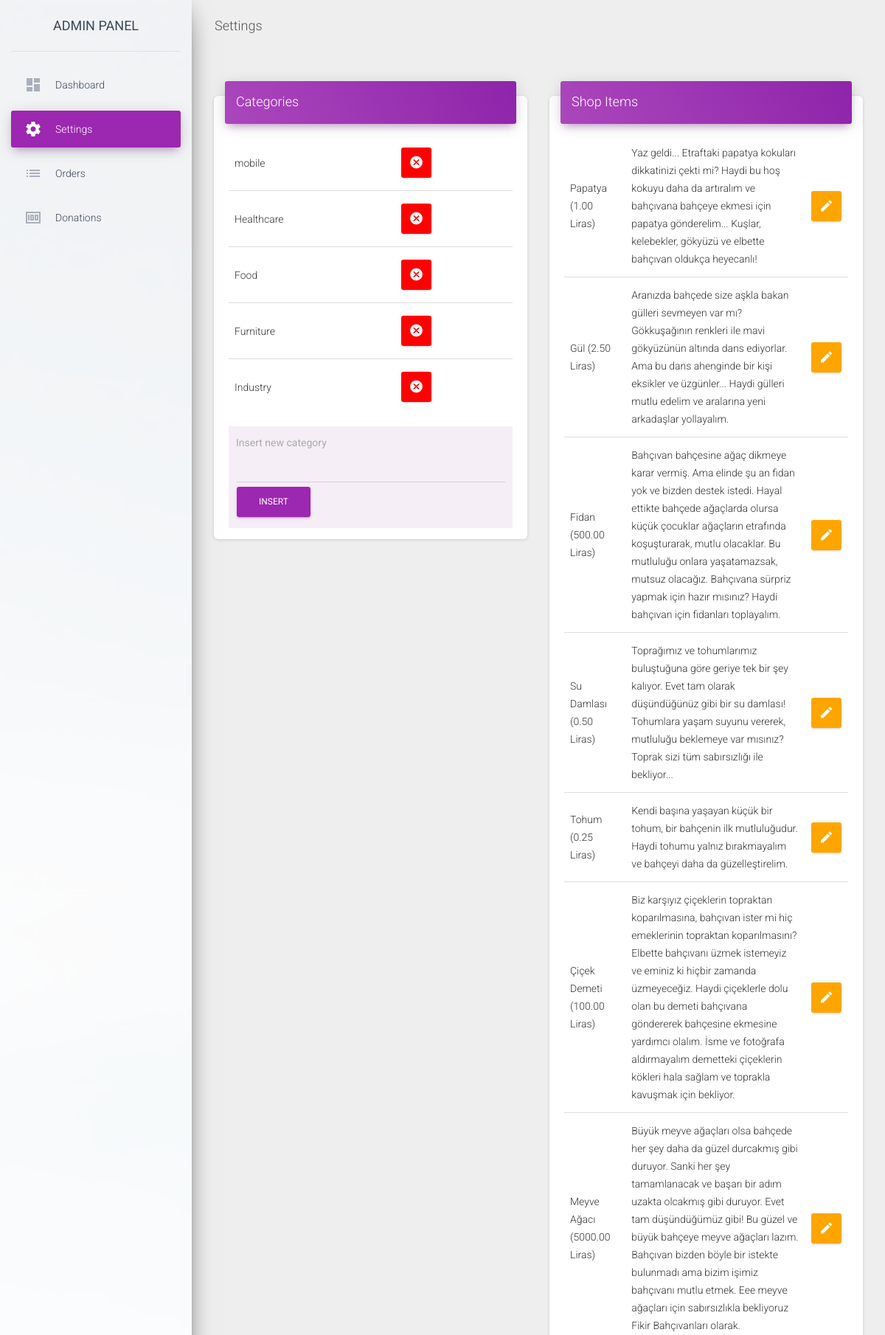
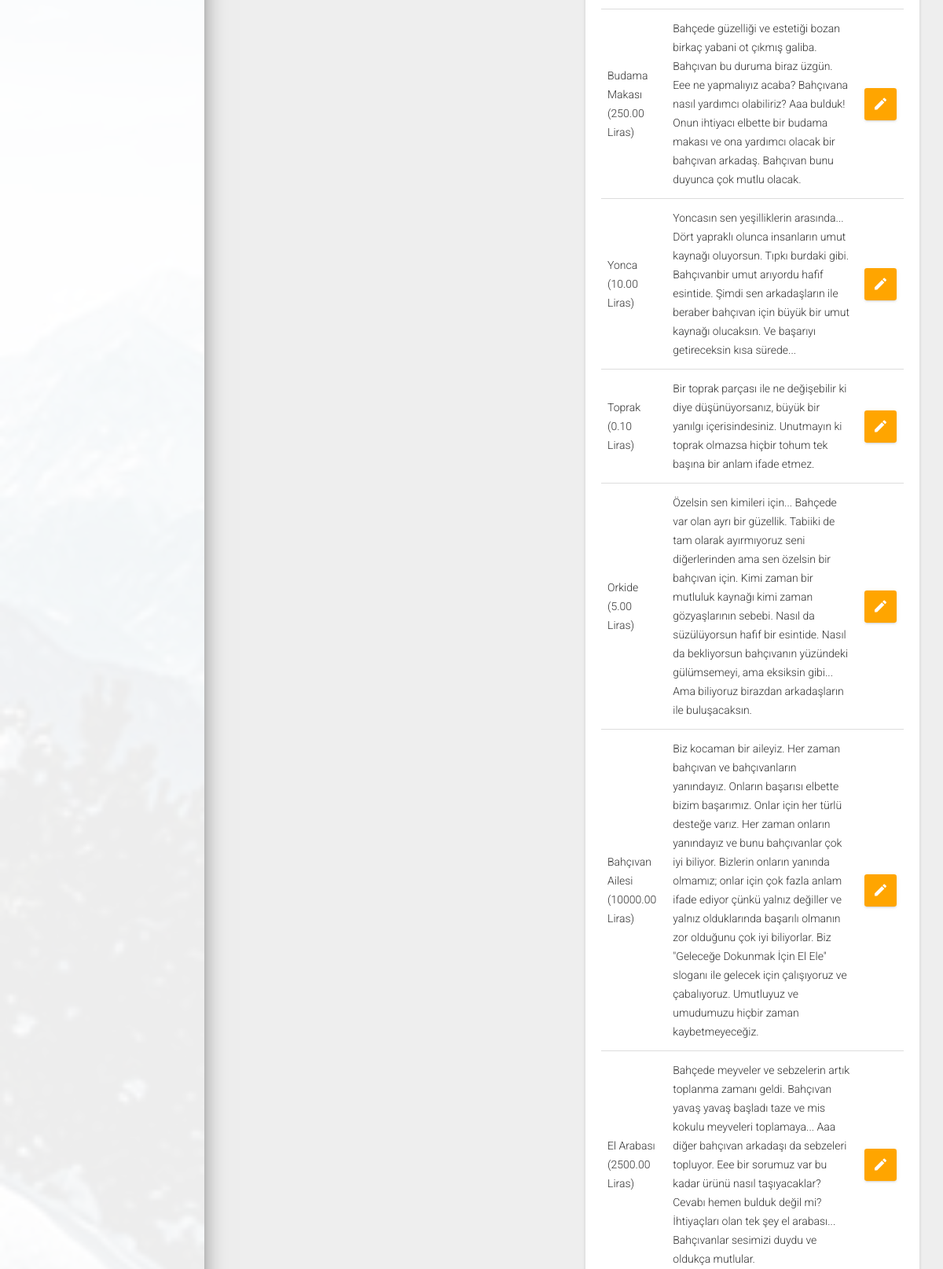
The app's page /adminPanel/settings.php (signed in, upper part) with its own data (2 pictures, top to bottom).
### tables this page shows
CREATE TABLE `fik_postCategories` (
  `id` int(32) NOT NULL,
  `name` varchar(128) NOT NULL,
  `count` int(32) NOT NULL
);

CREATE TABLE `fik_shopItems` (
  `id` varchar(256) NOT NULL,
  `name` varchar(64) NOT NULL,
  `price` decimal(32,2) NOT NULL,
  `image` varchar(64) NOT NULL,
  `description` text NOT NULL,
  `longDescription` longtext NOT NULL
);

### adminPanel/settings.php (the view, shortened to what this page needs)
<?include_once("global.php");?>
    <?
$query_bookedRoomsList = "select * from fik_postCategories";
$query_shopList = "select * from fik_shopItems";
?>
<!DOCTYPE html>
<html lang="en">
<?include_once("./phpParts/log_head.php");?>
<body class="">
  <div class="wrapper ">
    <?include("./phpParts/sidebar.php")?>
    <div class="main-panel">
      <nav class="navbar navbar-expand-lg navbar-transparent navbar-absolute fixed-top ">
        <div class="container-fluid">
          <div class="navbar-wrapper">
            <a class="navbar-brand" href="#pablo">Settings</a>
          </div>
        </div>
      </nav>
      <div class="content">
        <div class="container-fluid">
          <div class="row">
            <div class="col-lg-6 col-md-12">
              <div class="card">
                <div class="card-header card-header-primary">
                  <h4 class="card-title ">Categories</h4>
                </div>
                <div class="card-body">
                  <div class="table-responsive">
                    <table class="table">
                        <tbody>
                          <?php
                          $result_bookedRoomList = $con->query($query_bookedRoomsList);
                            if ($result_bookedRoomList->num_rows > 0)
                            {
                                while($row = $result_bookedRoomList->fetch_assoc())
                                {
                                    echo "<tr>";
                                    echo "<td>".$row['name']."</td>";
                                    echo '<td><a href="./settings.php?removeOption='.$row['id'].'"><button class="btn btn-social btn-just-icon btn-google" style="background-color:red;"><i class="material-icons">cancel</i></button></a></td>';
                                    echo "</tr>";
                                }
                            }
                          ?>
                        </tbody>
                      </table>
                      <tr>
                            <td>
                                <form method="post" action="" style="background-color:#f5eef6;padding:10px;">
                                    <label for="inputEmail4">Insert new category</label>
                                    <input name="flagComment" type="text" class="form-control" placeholder="" required>
                                    <button type="submit" class="btn btn-primary">Insert</button>
                                </form>
                            </td>
                          </tr>
                  </div>
                </div>
            </div>
          </div>
          <div class="col-lg-6 col-md-12">
              <div class="card">
                <div class="card-header card-header-primary">
                  <h4 class="card-title ">Shop Items</h4>
                </div>
                <div class="card-body">
                  <div class="table-responsive">
                    <table class="table">
                        <tbody>
                          <?php
                          $result_shopList = $con->query($query_shopList);
                            if ($result_shopList->num_rows > 0)
                            {
                                while($row = $result_shopList->fetch_assoc())
                                {
                                    echo "<tr>";
                                    echo "<td>".$row['name']." (".$row['price']." Liras)</td>";
                                    echo "<td>".$row['description']."</td>";
                                    echo '<td><a href="./editItem.php?id='.$row['id'].'"><button class="btn btn-social btn-just-icon btn-google" style="background-color:orange;"><i class="material-icons">edit</i></button></a></td>';
                                    echo "</tr>";
                                }
                            }
                          ?>
                        </tbody>
                      </table>
                  </div>
                </div>
            </div>
          </div>
        </div>
      </div>
     <?include_once("./phpParts/footer.php");?>
</body>
</html>

### adminPanel/phpParts/log_head.php (shortened to what this page needs)
<head>
  <link rel="stylesheet" href="https://maxcdn.bootstrapcdn.com/font-awesome/latest/css/font-awesome.min.css">
  <link href="./assets/css/material-dashboard.css?v=2.1.1" rel="stylesheet" />
</head>

### adminPanel/phpParts/sidebar.php
<?
$file =  basename($_SERVER['REQUEST_URI'], '?' . $_SERVER['QUERY_STRING']);
?>
    <div class="sidebar" data-color="purple" data-background-color="white" data-image="assets/img/sidebar-1.jpg">
      <div class="logo">
        <a href="./" class="simple-text logo-normal">
          Admin Panel
        </a>
      </div>
      <div class="sidebar-wrapper">
        <ul class="nav">
          <li class="nav-item <?if($file=='dashboard.php'){echo 'active';}?>  ">
            <a class="nav-link" href="./dashboard.php">
              <i class="material-icons">dashboard</i>
              <p>Dashboard</p>
            </a>
          </li>
          <li class="nav-item  <?if($file=='settings.php'){echo 'active';}?> ">
            <a class="nav-link" href="./settings.php">
              <i class="material-icons">settings</i>
              <p>Settings</p>
            </a>
          </li>
          <li class="nav-item  <?if($file=='orders.php'){echo 'active';}?> ">
            <a class="nav-link" href="./orders.php">
              <i class="material-icons">list</i>
              <p>Orders</p>
            </a>
          </li>
          <li class="nav-item  <?if($file=='donations.php'){echo 'active';}?> ">
            <a class="nav-link" href="./donations.php">
              <i class="material-icons">money</i>
              <p>Donations</p>
            </a>
          </li>
        </ul>
      </div>
    </div>

### adminPanel/phpParts/footer.php (shortened to what this page needs)
  </div>
</div>

### records on screen
fik_postcategories: name "mobile"
fik_postcategories: name "Healthcare"
fik_postcategories: name "Food"
fik_postcategories: name "Furniture"
fik_postcategories: name "Industry"
fik_shopitems: name "Papatya", price "1.00", description "Yaz geldi... Etraftaki papatya kokuları dikkatinizi çekti mi? Haydi bu hoş kokuyu daha da artıralım ve bahçıvana bahçeye ekmesi için papatya gönderelim... Kuşlar, kelebekler, gökyüzü ve elbette bahçıvan oldukça heyecanlı!"
fik_shopitems: name "Gül", price "2.50", description "Aranızda bahçede size aşkla bakan gülleri sevmeyen var mı? Gökkuşağının renkleri ile mavi gökyüzünün altında dans ediyorlar. Ama bu dans ahenginde bir kişi eksikler ve üzgünler... Haydi gülleri mutlu edelim ve aralarına yeni arkadaşlar yollayalım."
fik_shopitems: name "Fidan", price "500.00", description "Bahçıvan bahçesine ağaç dikmeye karar vermiş. Ama elinde şu an fidan yok ve bizden destek istedi. Hayal ettikte bahçede ağaçlarda olursa küçük çocuklar ağaçların etrafında koşuşturarak, mutlu olacaklar. Bu mutluluğu onlara yaşatamazsak, mutsuz olacağız. Bahçıvana sürpriz yapmak için hazır mısınız? Haydi bahçıvan için fidanları toplayalım."
fik_shopitems: name "Su Damlası", price "0.50", description "Toprağımız ve tohumlarımız buluştuğuna göre geriye tek bir şey kalıyor. Evet tam olarak düşündüğünüz gibi bir su damlası! Tohumlara yaşam suyunu vererek, mutluluğu beklemeye var mısınız? Toprak sizi tüm sabırsızlığı ile bekliyor..."
fik_shopitems: name "Tohum", price "0.25", description "Kendi başına yaşayan küçük bir tohum, bir bahçenin ilk mutluluğudur. Haydi tohumu yalnız bırakmayalım ve bahçeyi daha da güzelleştirelim."
fik_shopitems: name "Çiçek Demeti", price "100.00", description "Biz karşıyız çiçeklerin topraktan koparılmasına, bahçıvan ister mi hiç emeklerinin topraktan koparılmasını? Elbette bahçıvanı üzmek istemeyiz ve eminiz ki hiçbir zamanda üzmeyeceğiz. Haydi çiçeklerle dolu olan bu demeti bahçıvana göndererek bahçesine ekmesine yardımcı olalım. İsme ve fotoğrafa aldırmayalım demetteki çiçeklerin kökleri hala sağlam ve toprakla kavuşmak için bekliyor."
fik_shopitems: name "Meyve Ağacı", price "5000.00", description "Büyük meyve ağaçları olsa bahçede her şey daha da güzel durcakmış gibi duruyor. Sanki her şey tamamlanacak ve başarı bir adım uzakta olcakmış gibi duruyor. Evet tam düşündüğümüz gibi! Bu güzel ve büyük bahçeye meyve ağaçları lazım. Bahçıvan bizden böyle bir istekte bulunmadı ama bizim işimiz bahçıvanı mutlu etmek. Eee meyve ağaçları için sabırsızlıkla bekliyoruz Fikir Bahçıvanları olarak."
fik_shopitems: name "Budama Makası", price "250.00", description "Bahçede güzelliği ve estetiği bozan birkaç yabani ot çıkmış galiba. Bahçıvan bu duruma biraz üzgün. Eee ne yapmalıyız acaba? Bahçıvana nasıl yardımcı olabiliriz? Aaa bulduk! Onun ihtiyacı elbette bir budama makası ve ona yardımcı olacak bir bahçıvan arkadaş. Bahçıvan bunu duyunca çok mutlu olacak."
fik_shopitems: name "Yonca", price "10.00", description "Yoncasın sen yeşilliklerin arasında... Dört yapraklı olunca insanların umut kaynağı oluyorsun. Tıpkı burdaki gibi. Bahçıvanbir umut arıyordu hafif esintide. Şimdi sen arkadaşların ile beraber bahçıvan için büyük bir umut kaynağı olucaksın. Ve başarıyı getireceksin kısa sürede..."
fik_shopitems: name "Toprak", price "0.10", description "Bir toprak parçası ile ne değişebilir ki diye düşünüyorsanız, büyük bir yanılgı içerisindesiniz. Unutmayın ki toprak olmazsa hiçbir tohum tek başına bir anlam ifade etmez."
fik_shopitems: name "Orkide", price "5.00", description "Özelsin sen kimileri için... Bahçede var olan ayrı bir güzellik. Tabiiki de tam olarak ayırmıyoruz seni diğerlerinden ama sen özelsin bir bahçıvan için. Kimi zaman bir mutluluk kaynağı kimi zaman gözyaşlarının sebebi. Nasıl da süzülüyorsun hafif bir esintide. Nasıl da bekliyorsun bahçıvanın yüzündeki gülümsemeyi, ama eksiksin gibi... Ama biliyoruz birazdan arkadaşların ile buluşacaksın."
fik_shopitems: name "Bahçıvan Ailesi", price "10000.00", description "Biz kocaman bir aileyiz. Her zaman bahçıvan ve bahçıvanların yanındayız. Onların başarısı elbette bizim başarımız. Onlar için her türlü desteğe varız. Her zaman onların yanındayız ve bunu bahçıvanlar çok iyi biliyor. Bizlerin onların yanında olmamız; onlar için çok fazla anlam ifade ediyor çünkü yalnız değiller ve yalnız olduklarında başarılı olmanın zor olduğunu çok iyi biliyorlar. Biz \"Geleceğe Dokunmak İçin El Ele\" sloganı ile gelecek için çalışıyoruz ve çabalıyoruz. Umutluyuz ve umudumuzu hiçbir zaman kaybetmeyeceğiz."
fik_shopitems: name "El Arabası", price "2500.00", description "Bahçede meyveler ve sebzelerin artık toplanma zamanı geldi. Bahçıvan yavaş yavaş başladı taze ve mis kokulu meyveleri toplamaya... Aaa diğer bahçıvan arkadaşı da sebzeleri topluyor. Eee bir sorumuz var bu kadar ürünü nasıl taşıyacaklar? Cevabı hemen bulduk değil mi? İhtiyaçları olan tek şey el arabası... Bahçıvanlar sesimizi duydu ve oldukça mutlular."
